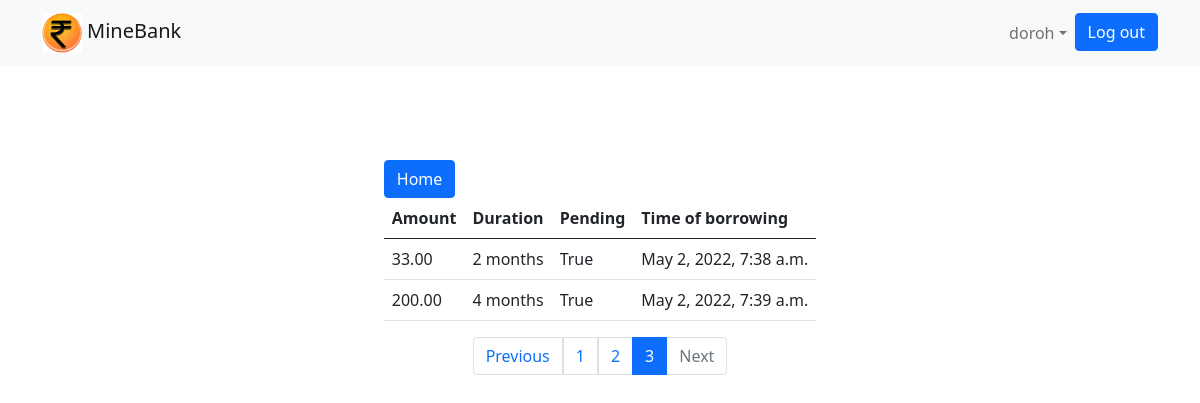
Page /accounts/loan_statement/5/?page=3 (signed in) on the earlier database version.
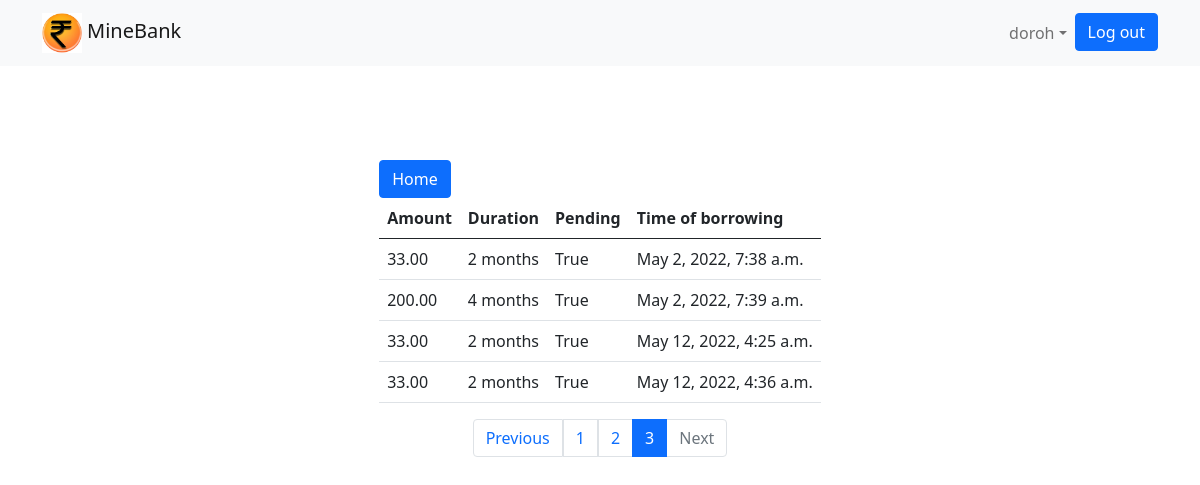
Same page on the later database version.
### branch/models.py (models this page shows, shortened)
class Loan(models.Model):
    name = models.CharField(max_length=30, default="name")
    description = models.CharField(max_length=100)
    amount= models.DecimalField( max_digits=12, decimal_places=2)
    customer=models.ForeignKey(Customer, on_delete=models.CASCADE)
    duration=models.IntegerField()
    pending=models.BooleanField(default=False)
    timestamp = models.DateTimeField(auto_now_add = True)

### branch/views.py (the view)
# urls.py: path('accounts/loan_statement/<int:pk>/',views.loan_statement,name='loan_statement'),
def loan_statement(request,pk):
    account = get_object_or_404(Account, pk=pk)
    loans = Loan.objects.filter(customer__user=request.user)
    page = request.GET.get('page', 1)
    paginator = Paginator(loans, per_page=5)
    try:
        accounts = paginator.page(page)
    except PageNotAnInteger:
        accounts = paginator.page(1)
    except EmptyPage:
        accounts = paginator.page(paginator.num_pages)
    if request.method == 'GET':
        return render(request, 'loan_statement.html', { 'account':account, 'accounts':accounts})

### templates/loan_statement.html
{% extends 'base.html' %}
{% block content %}
       <div class="container d-flex justify-content-center">
         <div class="d-flex flex-column">
           <div style="height:20vh" class=""></div>
  <form class="" action="" method="post">
<a href="{%url 'home'%}" type="submit" class="btn btn-primary" name="button">Home</a>
<table class="table">
  <thead>
    <tr>
      <th scope="col">Amount</th>
      <th scope="col">Duration</th>
      <th scope="col">Pending</th>
      <th scope="col">Time of borrowing</th>
    </tr>
  </thead>
  <tbody>
    <tr>
{% for loan in accounts%}
      <td > {{loan.amount}}</td>
      <td > {{loan.duration}} months</td>
      <td >
        {{loan.pending}}
    </td>
      <td > {{loan.timestamp}}</td>
    </tr>
    {% endfor %}
  </tbody>
</table>
  </form>
</div>
</div>
{% include 'includes/pagination.html'%}
{% endblock %}

### templates/base.html (shortened to what this page needs)
{% load static %}<!doctype html>
<html lang="en">
  <head>
    <link href="https://cdn.jsdelivr.net/npm/bootstrap@5.0.2/dist/css/bootstrap.min.css" rel="stylesheet">
  </head>
  <body>
    {%block body%}
    <header class = "header fixed-top">
      <nav class="navbar navbar-expand-lg navbar-light bg-light">
          <div class="container">
            <a href="{% url 'home' %}" class=" navbar-brand">
              <img src="static/assets/img/logo.jpg" style="height:5vh" alt="">
              <span>MineBank</span>
            </a>
          <div class="collapse navbar-collapse" id="navbarResponsive">
          {% if user.is_authenticated%}
            <ul class="navbar-nav ms-auto">
              <li class="nav-item active">
                  <li class="nav-item">
                      <a class="nav-item nav-link dropdown-toggle mr-md-2" href="#" id="userMenu" data-toggle="dropdown" aria-haspopup="true" aria-expanded="false">{{user.username}}</a>
                  </li>
                  <li class="nav-item">
                        <a class="btn btn-primary ml-auto"href="{% url 'account_logout' %}">Log out</a>
                      </li>
                    </li>
                </ul>
              </div>
            </div>
          {% endif%}
  </nav>
</header>
  <div class="container">
  {% block content %}{% endblock %}
  </div>
      {% endblock body%}
  </body>
</html>

### templates/includes/pagination.html (shortened to what this page needs)
<nav aria-label="Page navigation">
{% if accounts.has_other_pages %}
  <ul class="pagination justify-content-center">
    <li class="page-item {% if not accounts.has_previous %} disabled {% endif%}">
      <a  class = "page-link" href="{% if accounts.has_previous %} ?page={{ accounts.previous_page_number }}{% endif%}">   Previous</a></li>
    {% else %}
      <li class=" page-item disabled"><span></span></li>
    {% endif %}
    {% for i in accounts.paginator.page_range %}
      {% if accounts.number == i %}
        <li class="page-item active" aria-current="page"><span class = "page-link">{{ i }} </span></li>
      {% else %}
        <li><a class = "page-link" href="?page={{ i }}">{{ i }}</a></li>
      {% endif %}
    {% endfor %}
    <li class="page-item {% if not accounts.has_next %} disabled {% endif%}">
      <a  class = "page-link" href="{% if accounts.has_next %} ?page={{ accounts.next_page_number }}{% endif%}">   Next</a></li>
  </ul>
</nav>

Differences in the rows shown:
added Loan: amount "33.00", duration "2", pending "True", timestamp "May 12, 2022, 4:25 a.m."
added Loan: amount "33.00", duration "2", pending "True", timestamp "May 12, 2022, 4:36 a.m."
